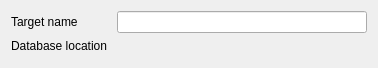
<?xml version="1.0" encoding="UTF-8"?>
<ui version="4.0">
 <class>BansheeConfigWidget</class>
 <widget class="QWidget" name="BansheeConfigWidget">
  <property name="geometry">
   <rect>
    <x>0</x>
    <y>0</y>
    <width>371</width>
    <height>68</height>
   </rect>
  </property>
  <layout class="QGridLayout" name="gridLayout" columnstretch="0,1" columnminimumwidth="100,250">
   <item row="2" column="1">
    <widget class="KUrlRequester" name="m_databaseLocation">
     <property name="filter" stdset="0">
      <string notr="true">iTunes Music Library.xml</string>
     </property>
    </widget>
   </item>
   <item row="3" column="1">
    <spacer name="verticalSpacer">
     <property name="orientation">
      <enum>Qt::Vertical</enum>
     </property>
     <property name="sizeHint" stdset="0">
      <size>
       <width>20</width>
       <height>0</height>
      </size>
     </property>
    </spacer>
   </item>
   <item row="0" column="1">
    <widget class="KLineEdit" name="m_targetName"/>
   </item>
   <item row="2" column="0">
    <widget class="QLabel" name="m_databaseLocationLabel">
     <property name="text">
      <string>Database location</string>
     </property>
     <property name="buddy">
      <cstring>m_databaseLocation</cstring>
     </property>
    </widget>
   </item>
   <item row="0" column="0" colspan="2">
    <widget class="QLabel" name="m_targetNameLabel">
     <property name="text">
      <string>Target name</string>
     </property>
     <property name="buddy">
      <cstring>m_targetName</cstring>
     </property>
    </widget>
   </item>
  </layout>
 </widget>
 <customwidgets>
  <customwidget>
   <class>KLineEdit</class>
   <extends>QLineEdit</extends>
   <header>klineedit.h</header>
  </customwidget>
  <customwidget>
   <class>KUrlRequester</class>
   <extends>QFrame</extends>
   <header>kurlrequester.h</header>
   <container>1</container>
  </customwidget>
 </customwidgets>
 <resources/>
 <connections/>
</ui>
